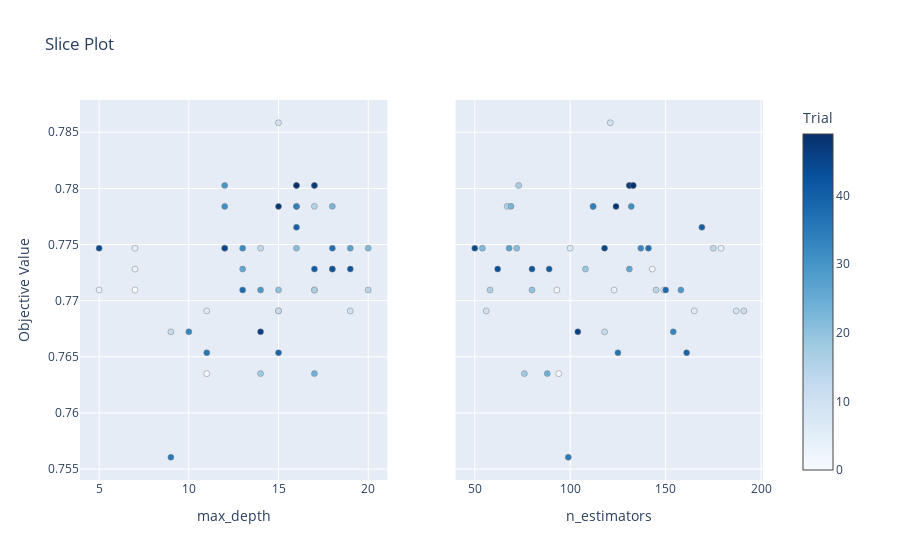

Here is the notebook cell this chart was saved with:
### Code cell
# 3) Slice Plot- Shows the distribution of hyperparameters across trials
plot_slice(study).show()

### Figure 1 — Plotly figure (JSON) as saved in the notebook; plotly's stock layout.template omitted (floating-point values rounded to 4 significant figures)
{"data": [{"marker": {"color": [0, 1, 2, 3, 4, 5, 6, 7, 8, 9, 10, 11, 12, 13, 14, 15, 16, 17, 18, 19, 20, 21, 22, 23, 24, 25, 26, 27, 28, 29, 30, 31, 32, 33, 34, 35, 36, 37, 38, 39, 40, 41, 42, 43, 44, 45, 46, 47, 48, 49], "colorbar": {"title": {"text": "Trial"}, "x": 1, "xpad": 40}, "colorscale": [[0, "rgb(247,251,255)"], [0.125, "rgb(222,235,247)"], [0.25, "rgb(198,219,239)"], [0.375, "rgb(158,202,225)"], [0.5, "rgb(107,174,214)"], [0.625, "rgb(66,146,198)"], [0.75, "rgb(33,113,181)"], [0.875, "rgb(8,81,156)"], [1, "rgb(8,48,107)"]], "line": {"color": "Grey", "width": 0.5}, "showscale": true}, "mode": "markers", "name": "Feasible Trial", "showlegend": false, "type": "scatter", "x": [7, 11, 17, 7, 5, 7, 11, 12, 15, 15, 19, 15, 9, 14, 20, 17, 17, 17, 14, 18, 15, 16, 20, 18, 17, 16, 13, 19, 16, 14, 12, 12, 13, 10, 16, 9, 11, 18, 13, 15, 16, 17, 19, 18, 5, 12, 14, 17, 15, 16], "xaxis": "x", "y": [0.7709, 0.7635, 0.7709, 0.7728, 0.7709, 0.7747, 0.7691, 0.7747, 0.7691, 0.7858, 0.7691, 0.7691, 0.7672, 0.7747, 0.7709, 0.7784, 0.7709, 0.7803, 0.7635, 0.7728, 0.7709, 0.7747, 0.7747, 0.7784, 0.7635, 0.7784, 0.7728, 0.7747, 0.7803, 0.7709, 0.7803, 0.7784, 0.7747, 0.7672, 0.7784, 0.7561, 0.7654, 0.7747, 0.7709, 0.7654, 0.7765, 0.7728, 0.7728, 0.7728, 0.7747, 0.7747, 0.7672, 0.7803, 0.7784, 0.7803], "yaxis": "y"}, {"marker": {"color": [0, 1, 2, 3, 4, 5, 6, 7, 8, 9, 10, 11, 12, 13, 14, 15, 16, 17, 18, 19, 20, 21, 22, 23, 24, 25, 26, 27, 28, 29, 30, 31, 32, 33, 34, 35, 36, 37, 38, 39, 40, 41, 42, 43, 44, 45, 46, 47, 48, 49], "colorbar": {"title": {"text": "Trial"}, "x": 1, "xpad": 40}, "colorscale": [[0, "rgb(247,251,255)"], [0.125, "rgb(222,235,247)"], [0.25, "rgb(198,219,239)"], [0.375, "rgb(158,202,225)"], [0.5, "rgb(107,174,214)"], [0.625, "rgb(66,146,198)"], [0.75, "rgb(33,113,181)"], [0.875, "rgb(8,81,156)"], [1, "rgb(8,48,107)"]], "line": {"color": "Grey", "width": 0.5}, "showscale": false}, "mode": "markers", "name": "Feasible Trial", "showlegend": false, "type": "scatter", "x": [149, 94, 93, 143, 123, 179, 165, 100, 187, 121, 56, 191, 118, 175, 145, 67, 58, 73, 76, 108, 80, 72, 54, 69, 88, 112, 131, 68, 133, 158, 131, 132, 137, 154, 112, 99, 125, 141, 150, 161, 169, 89, 80, 62, 50, 118, 104, 131, 124, 133], "xaxis": "x2", "y": [0.7709, 0.7635, 0.7709, 0.7728, 0.7709, 0.7747, 0.7691, 0.7747, 0.7691, 0.7858, 0.7691, 0.7691, 0.7672, 0.7747, 0.7709, 0.7784, 0.7709, 0.7803, 0.7635, 0.7728, 0.7709, 0.7747, 0.7747, 0.7784, 0.7635, 0.7784, 0.7728, 0.7747, 0.7803, 0.7709, 0.7803, 0.7784, 0.7747, 0.7672, 0.7784, 0.7561, 0.7654, 0.7747, 0.7709, 0.7654, 0.7765, 0.7728, 0.7728, 0.7728, 0.7747, 0.7747, 0.7672, 0.7803, 0.7784, 0.7803], "yaxis": "y2"}], "layout": {"title": {"text": "Slice Plot"}, "xaxis": {"anchor": "y", "domain": [0, 0.45], "title": {"text": "max_depth"}}, "xaxis2": {"anchor": "y2", "domain": [0.55, 1], "title": {"text": "n_estimators"}}, "yaxis": {"anchor": "x", "domain": [0, 1], "title": {"text": "Objective Value"}}, "yaxis2": {"anchor": "x2", "domain": [0, 1], "matches": "y", "showticklabels": false}}}
